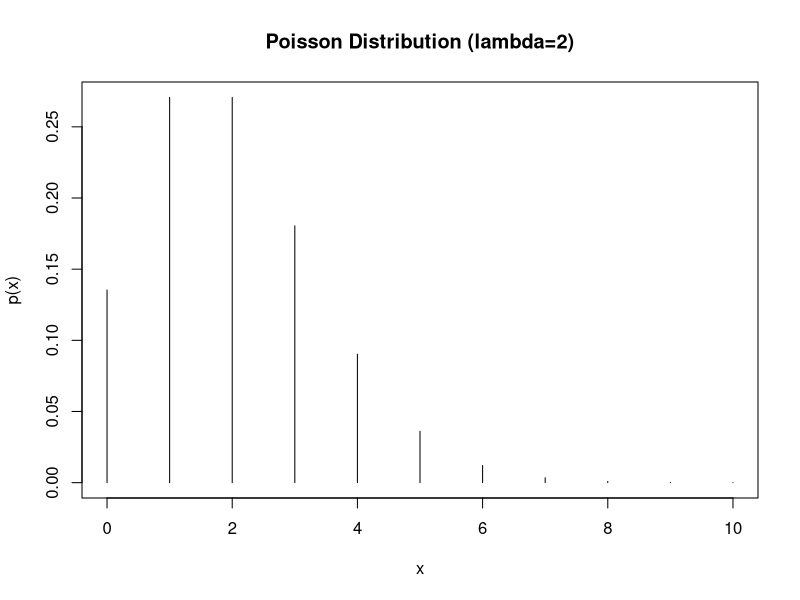

Recreate this plot in R.
### Poisson Distribution with lambda = 2 ###
### Calculate p(x) for x = 0, 1, 2, ..., 10 when lambda = 2 ###
### dpois() is the Poisson probability function or "density" ###
### for x = 1 ###

dpois(1, 2)
dpois(1:10, 2)

### Make a table of the distribution with rounding at 3 decimal places ###
round(cbind(0:10, dpois(0:10, 2)), 3)

### plot the probabilities and give the plot a title and label and axis ###
### type = "h" makes the plot with the vertical lines ###
plot(0:10, dpois(0:10, 2), type="h", xlab="x", ylab="p(x)", main="Poisson Distribution (lambda=2)")

### ppois() is the cumulative distribution function, P(X <= x) ###
### find P(X <= 6) when lambda = 2 ###
ppois(6, 2)
# same as
sum(dpois(0:6, 2))

### Make a table of the first 11 Poisson probabilities and cummulative probabilities when lambda=2 ###
round(cbind(0:10, dpois(0:10, 2), ppois(0:10, 2)), 3)
